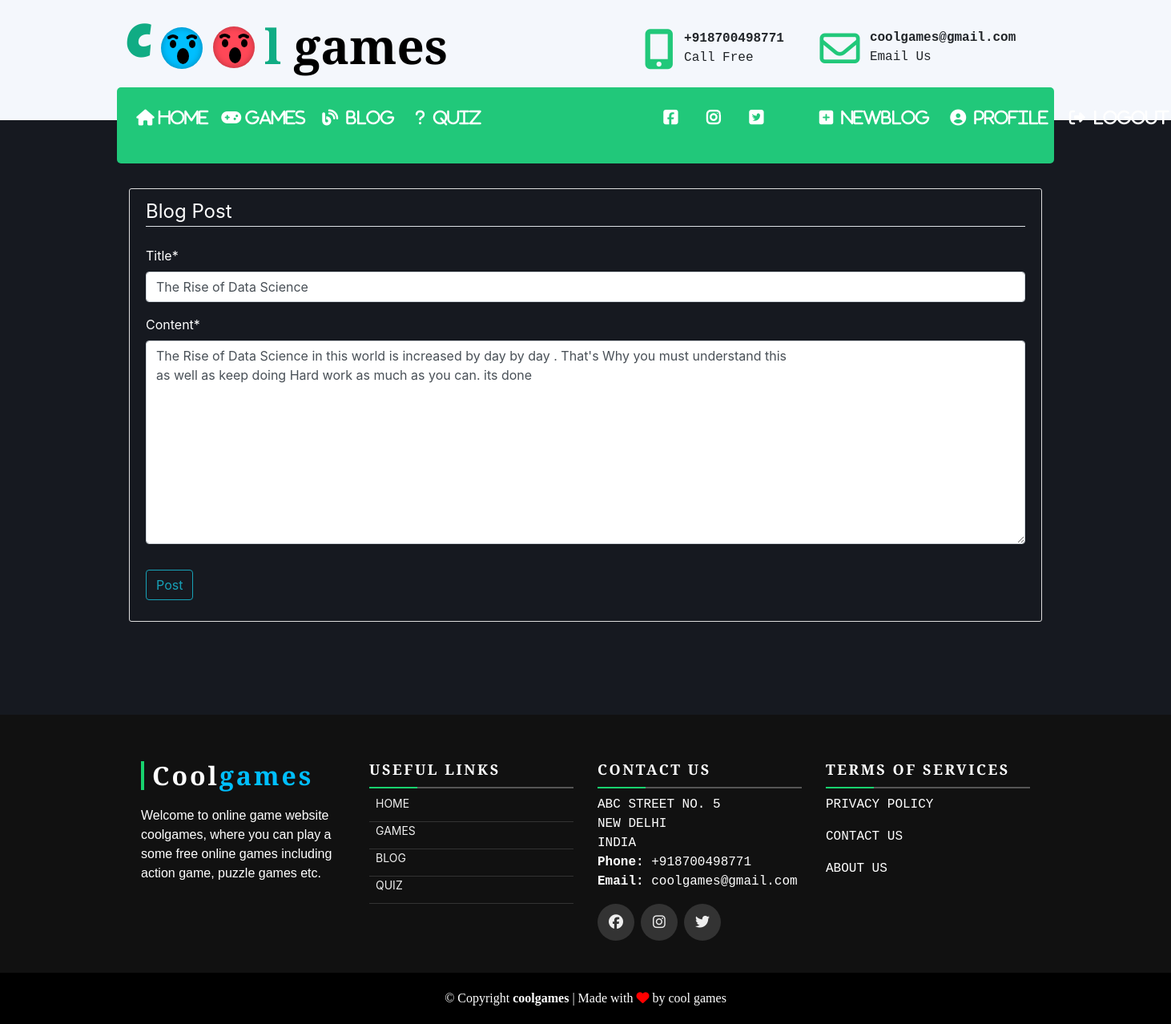
Screenshot of /post/12/update/ (signed in) with the database file from the repository.
### blog/models.py (models this page shows, shortened)
class Blog(models.Model):
    title =  models.CharField(max_length=200)
    content = models.TextField()
    author = models.ForeignKey(User, on_delete=models.CASCADE)

### blog/views.py (the view, shortened to what this page needs)
# urls.py: path('post/<int:pk>/update/', BlogUpdateView.as_view() ,name='blog-update'),
class BlogUpdateView(LoginRequiredMixin ,UserPassesTestMixin , UpdateView):
    model = Blog
    fields = ['title' , 'content']
    def test_func(self):
        blog = self.get_object()
        if self.request.user == blog.author:
            return True
        return False

### blog/Templates/blog/blog_form.html (shortened to what this page needs)
{% extends "blog/base.html" %}
{% load crispy_forms_tags %}
{% block content %}
    <div class="content-section">
        <form method="POST">
            <fieldset class="form-group">
                <legend class="border-bottom mb-4">Blog Post</legend>
                {{ form|crispy }}
            </fieldset>
            <div class="form-group">
                <button class="btn btn-outline-info" type="submit">Post</button>
            </div>
        </form>
    </div>
{% endblock content %}

### blog/static/blog/gc.css (style rules this page uses)
body { margin-top: 0px; background-color:#161920; }
.content-section { color:white; padding: 10px 20px; border: 1px solid #dddddd; border-radius: 3px; margin-bottom: 20px; margin-left:auto; margin-right:auto; }

### rows the page displays
Blog: title "The Rise of Data Science", content "The Rise of Data Science in this world is increased by day by day . That's Why you must understand this as well as keep doing Hard work as much as you can. its done"
